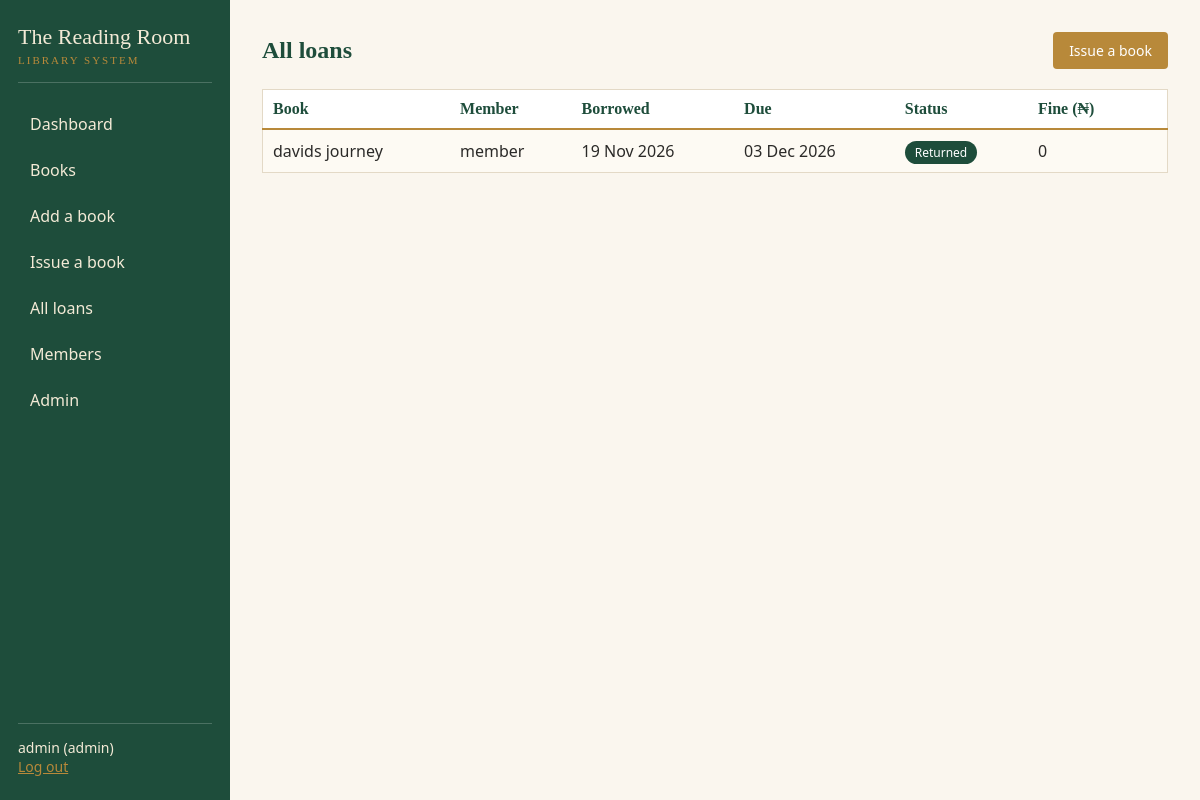
The app's page /loans (signed in) with its own data.
### app.py (models this page shows, shortened)
class Loan(db.Model):
    id = db.Column(db.Integer, primary_key=True)
    book_id = db.Column(db.Integer, db.ForeignKey("book.id"), nullable=False)
    user_id = db.Column(db.Integer, db.ForeignKey("user.id"), nullable=False)
    borrowed_on = db.Column(db.Date, nullable=False, default=date.today)
    due_on = db.Column(db.Date, nullable=False)
    returned_on = db.Column(db.Date, nullable=True)
    fine = db.Column(db.Integer, nullable=False, default=0)
    book = db.relationship("Book", backref="loans")
    member = db.relationship("User", backref="loans")

class Book(db.Model):
    id = db.Column(db.Integer, primary_key=True)
    title = db.Column(db.String(200), nullable=False)
    author = db.Column(db.String(100), nullable=False)
    isbn = db.Column(db.String(20), unique=True, nullable=False)
    copies_total = db.Column(db.Integer, nullable=False, default=1)
    copies_available = db.Column(db.Integer, nullable=False, default=1)

class User(db.Model):
    id = db.Column(db.Integer, primary_key=True)
    username = db.Column(db.String(50), unique=True, nullable=False)
    password_hash = db.Column(db.String(255), nullable=False)
    role = db.Column(db.String(20), nullable=False, default="member")  # "admin" or "member"

### app.py (the view)
@app.route("/loans")
@login_required
@admin_required
def loans():
    all_loans = Loan.query.all()
    all_loans.sort(key=lambda l: (l.returned_on is not None, l.due_on))
    return render_template("loans.html", loans=all_loans, today=date.today())

### app.py (called while the page is built)
def login_required(view):
    @wraps(view)
    def wrapped(*args, **kwargs):
        if "user_id" not in session:
            flash("Please log in first.")
            return redirect(url_for("login"))
        return view(*args, **kwargs)
    return wrapped

def admin_required(view):
    @wraps(view)
    def wrapped(*args, **kwargs):
        if session.get("role") != "admin":
            flash("Admins only. You do not have access to that page.")
            return redirect(url_for("dashboard"))
        return view(*args, **kwargs)
    return wrapped

### templates/loans.html (shortened to what this page needs)
{% extends "base.html" %}
{% block content %}
<div class="topbar">
    <h2>All loans</h2>
    <a class="btn btn-gold" href="{{ url_for('issue_book') }}">Issue a book</a>
</div>
<table>
    <tr>
        <th>Book</th>
        <th>Member</th>
        <th>Borrowed</th>
        <th>Due</th>
        <th>Status</th>
        <th>Fine (₦)</th>
        <th></th>
    </tr>
    {% for loan in loans %}
    <tr>
        <td>{{ loan.book.title }}</td>
        <td>{{ loan.member.username }}</td>
        <td>{{ loan.borrowed_on.strftime('%d %b %Y') }}</td>
        <td>{{ loan.due_on.strftime('%d %b %Y') }}</td>
        <td>
            {% if loan.returned_on %}
                <span class="badge ok">Returned</span>
            {% elif loan.due_on < today %}
                <span class="badge out">Overdue</span>
            {% else %}
                <span class="badge gold">On loan</span>
            {% endif %}
        </td>
        <td>
            {% if loan.returned_on %}{{ loan.fine }}{% else %}{{ loan.calculate_fine() }}{% endif %}
        </td>
        <td>
        </td>
    </tr>
    {% else %}
    <tr><td colspan="7">No loans yet.</td></tr>
    {% endfor %}
</table>
{% endblock %}

### static/style.css (style rules this page uses)
:root { --paper: #faf6ee; --ink: #2b2a28; --green: #1e4d3b; --green-dark: #153829; --gold: #b8893a; --line: #e3d9c6; --red: #8c2f39; }
* { box-sizing: border-box; }
body { margin: 0; background: var(--paper); color: var(--ink); font-family: "Segoe UI", Arial, sans-serif; }
h1, h2, h3 { font-family: Georgia, "Times New Roman", serif; color: var(--green); }
.btn, button { background: var(--green); color: #fff; border: none; padding: 9px 16px; border-radius: 4px; cursor: pointer; text-decoration: none; font-size: 14px; display: inline-block; }
.btn-gold { background: var(--gold); }
.topbar { display: flex; justify-content: space-between; align-items: center; margin-bottom: 20px; }
.topbar h2 { margin: 0; }
table { width: 100%; border-collapse: collapse; background: #fff; border: 1px solid var(--line); }
th { text-align: left; font-family: Georgia, serif; color: var(--green); border-bottom: 2px solid var(--gold); padding: 10px; }
td { padding: 10px; border-bottom: 1px solid var(--line); }
tr:nth-child(even) td { background: #fdfaf3; }
.badge { padding: 3px 10px; border-radius: 12px; font-size: 12px; color: #fff; }
.badge.ok { background: var(--green); }

### records on screen
Loan: book "davids journey", member.username "member", borrowed_on "19 Nov 2026", due_on "03 Dec 2026", returned_on "Returned", fine "0"

### other values on screen
{{ session.username }} "admin"
{{ session.role }} "admin"
